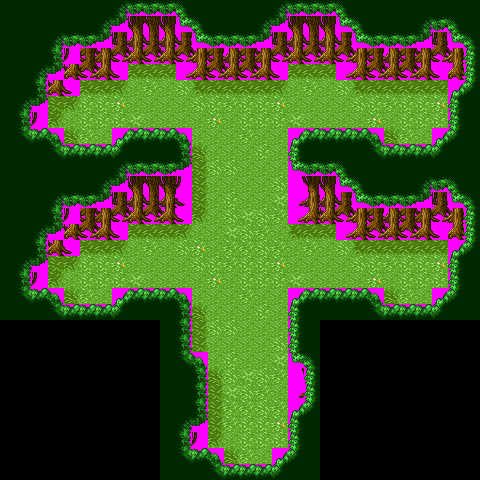

This is a level from a 2D game, rendered from its Tiled map with the project's own tilesets. A one-line summary and the map file follow, with tile-layer data summarised:
An orthogonal 30x30 tile map with 16x16 px tiles, 4 tile layers (Tiled Layer 1, Tiled Layer 2, Tiled Layer 3, Tiled Layer 4), 4 tilesets.

<map version="1.5" tiledversion="1.7.1" orientation="orthogonal" renderorder="right-down" width="30" height="30" tilewidth="16" tileheight="16" infinite="0" nextlayerid="4" nextobjectid="1">
  <tileset firstgid="1" source="system.tsx" />
                     <tileset firstgid="1711" source="domhan_floors.tsx" />
                     <tileset firstgid="2515" source="domhan_forest.tsx" />
                     <tileset firstgid="3199" source="domhan_forest_doodads.tsx" />
    <layer id="0" name="Tiled Layer 1" width="30" height="30" locked="1">
    <data>[900 cells, 700 non-empty, 17 distinct tile ids]</data>
    </layer>
    <layer id="1" name="Tiled Layer 2" width="30" height="30" locked="1">
    <data>[900 cells, 315 non-empty, 38 distinct tile ids]</data>
    </layer>
    <layer id="2" name="Tiled Layer 3" width="30" height="30" locked="1">
    <data>[900 cells, 314 non-empty, 16 distinct tile ids]</data>
    </layer>
    <layer id="3" name="Tiled Layer 4" width="30" height="30" locked="1">
    <data>[900 cells, 20 non-empty, 6 distinct tile ids]</data>
    </layer>
</map>